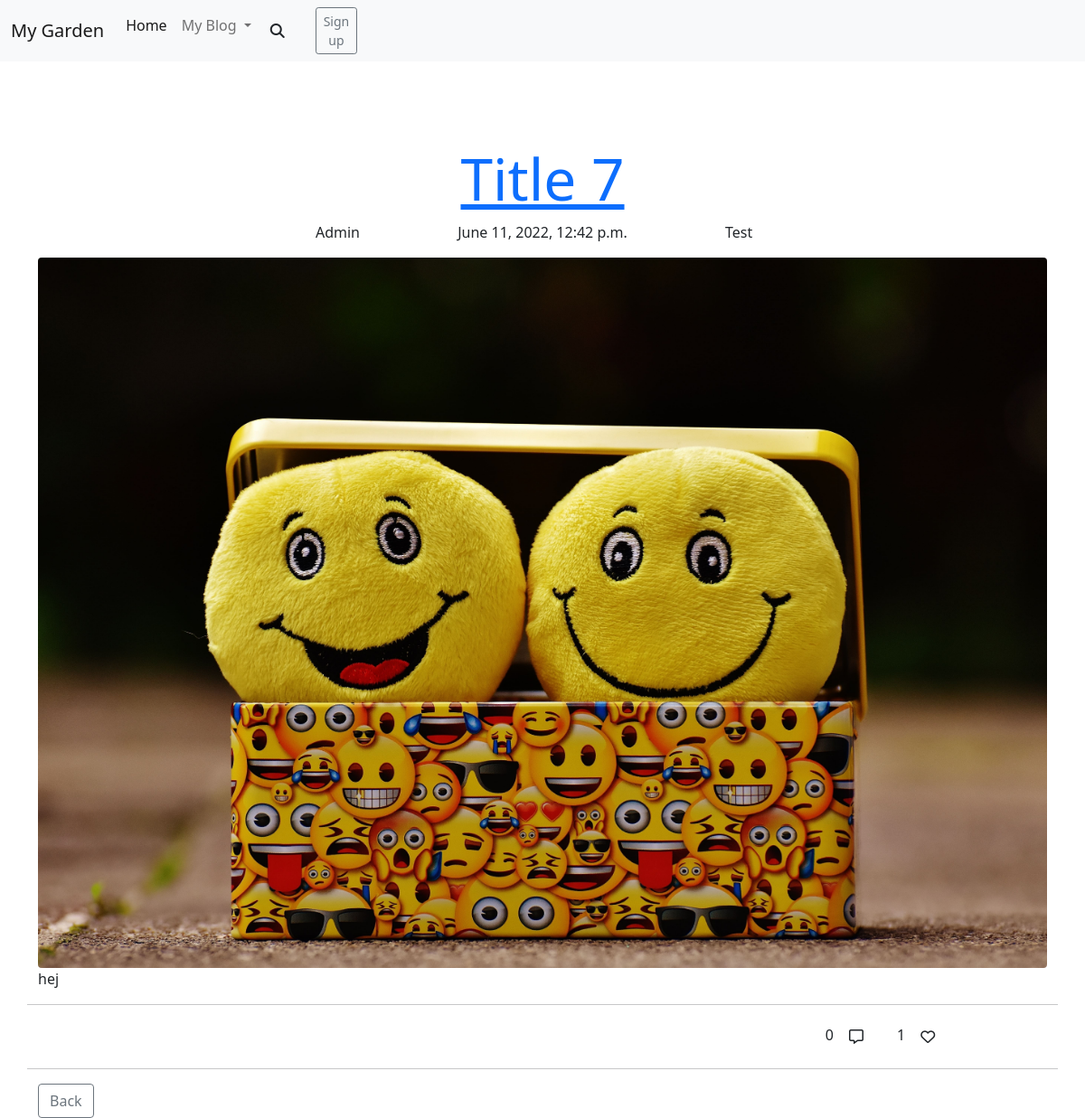
Before: /blogpost/title-7/ with the older database file.
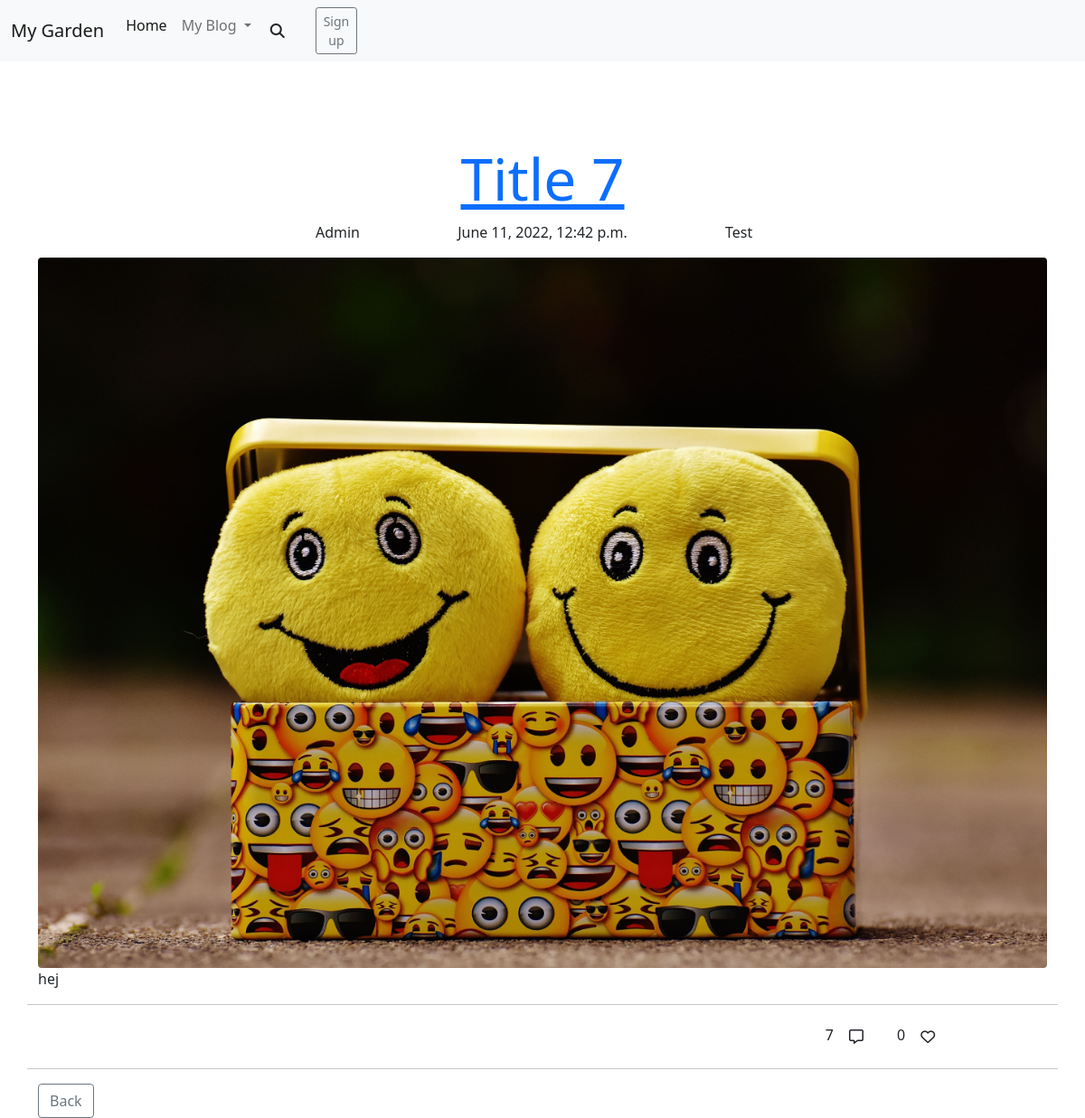
After: the same page with the newer database file.
### blog_post/models.py (models this page shows, shortened)
class Post(models.Model):
    PUBLISH_STATUS = ((0, 'Draft'), (1, 'Publish'))
    title = models.CharField(max_length=100)
    slug = models.SlugField(max_length=200, unique=True)
    meta_description = models.CharField(max_length=150, blank=True)
    author = models.ForeignKey(
        User,
        on_delete=models.CASCADE,
        related_name='post_author',
        )
    category = models.ForeignKey(
        Category,
        on_delete=models.CASCADE,
        related_name='post_category',
        )
    created_on = models.DateTimeField(auto_now_add=True)
    updated_on = models.DateTimeField(auto_now=True)
    content = models.TextField()
    published = models.IntegerField(choices=PUBLISH_STATUS, default=0)
    publish_date = models.DateTimeField(blank=True, null=True)
    likes = models.ManyToManyField(
        Profile,
        related_name='post_likes',
        default=[0],
        blank=True
        )
    number_of_likes = models.BigIntegerField(default='0')
    post_img = CloudinaryField(
        'post_image',
        default='default_image'
        )  # TODO: Add a default picture
    class Meta:
        ordering = ['-created_on']

class Category(models.Model):
    name = models.CharField(
        max_length=50,
        unique=True,
        blank=False,
        null=False,
        )
    slug = models.SlugField(
        max_length=200,
        unique=True,
        blank=False,
        null=False,
        )
    category_img = CloudinaryField(
        'category_image',
        default='default_image',
        )  #  TODO: Add a default picture
    class Meta:
        verbose_name_plural = "categories"
    def __str__(self):
        return f'{self.name}'

### blog_post/views.py (the view)
# urls.py: path('<slug:slug>/', views.BlogPostDetail.as_view(), name='blog_post'),
class BlogPostDetail(generic.DetailView):
    template_name = 'blog_post.html'
    def get(self, request, slug, *args, **kwargs):
        queryset = Post.objects.filter(published=1).order_by('-created_on')
        post = get_object_or_404(queryset, slug=slug)
        liked = False
        if post.likes.filter(id=request.user.id).exists():
            liked = True
        context = {
            'post': post,
            'liked': liked,
        }
        return render(
            request,
            "blog_post.html",
            context,
        )

### profiles/models.py (called while the page is built)
    def __str__(self):
        return f'{self.user}'

### blog_post/templates/blog_post.html (shortened to what this page needs)
{% extends 'base.html' %}
{% load static %}
{% block content %}
<article id=" blog-post-article">
    <div class="row">
        <a href="{% url 'blog_post' post.slug %}">
            <h1 class="text-center display-3 text-capitalize">{{post.title}}</h1>
        </a>
    </div>
    <div class="row">
        <div class="col">
            <p class="text-lg-end text-md-end">{{post.author}}</p>
        </div>
        <div class="col">
            <p class="text-lg-center text-md-center">{{post.created_on}}</p>
        </div>
        <div class="col-sm">
            <p class="text-lg-start text-md-start">{{post.category}}</p>
        </div>
    </div>
    <div>
        <img class="img-fluid rounded" id="temporary-defalt-pic" src="../../static/media/temporary_default.jpeg"
            alt="Smile emoojis">
    </div>
    <article id="blog-post-body">
        <div class="row">
            <p> {{post.content}} </p>
        </div>
    </article>
    <div class="comment-and-like-section">
        <div class="row">
            <hr>
            <div class="col-10">
                <p class="text-end">{{post.post_comments.count}}
                    <button class="btn btn-comments" type="button"><i class="far fa-comment-alt"></i></button>
                </p>
            </div>
            <div class="col-2">
                <span>{{post.number_of_likes}}</span>
                {% if request.user.is_authenticated %}
                <button class="btn btn_likes" id="btn-like" name="{% url 'post_likes' post.slug %}" type="submit"
                    value="{{post.id}}"><i id="btn-i" class="far fa-heart btn-icon"></i></button>
                {% else %}
                <button class="btn" id="btn-like" onclick="alertMsgVisitorLikes()"><i id="btn-i" class="far fa-heart btn-icon"></i></button>
                {% endif %}
            </div>
            <hr>
        </div>
    </div>
</article>
<a href="{% url 'index' %}" class="btn btn-outline-secondary">Back</a>
{% endblock %}

### templates/base.html (shortened to what this page needs)
{% load static %}
<!DOCTYPE html>
<html lang="en">
<head>
    <link href="https://cdn.jsdelivr.net/npm/bootstrap@5.0.2/dist/css/bootstrap.min.css" rel="stylesheet"
>
    <link rel="stylesheet" href="{% static 'css/style.css' %}">
</head>
<body>
    <header>
      <nav class="navbar fixed-top navbar-expand-lg navbar-light bg-light">
        <div class="container-fluid">
          <a class="navbar-brand" href="#">My Garden</a>
          <div class="collapse navbar-collapse" id="navbarNavDropdown">
            <ul class="navbar-nav">
              <li class="nav-item">
                <a class="nav-link active" aria-current="page" href="{% url 'index' %}">Home</a>
              </li>
              <li class="nav-item dropdown position-static">
                <a class="nav-link dropdown-toggle" href="#" id="navbarDropdownMenuLink" role="button" data-bs-toggle="dropdown" aria-expanded="false">
                  My Blog
                </a>
              </li>
              <form class="d-flex w-50">
                <button class="btn" id="btn-search" type="button"><i class="fas fa-search"></i></button>
              </form>
              <li class="nav-item">
                <a class="btn btn-sm btn-outline-secondary" href="">Sign up</a>
              </li>
            </ul>
          </div>
        </div>
      </nav>
    </header>
    <div id="content-wrapper"class="container">
    {% block content %}
    {% endblock %}
    </div>
</body>
</html>

### static/css/style.css (style rules this page uses)
#btn-search { box-shadow: none; }
#content-wrapper { margin-top: 10rem }

Changed rows visible on the page:
changed Post "Title 7": post_comments.count "0" → "7"; number_of_likes "1" → "0"
